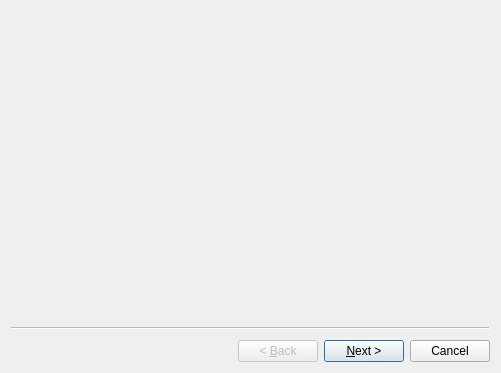
<?xml version="1.0" encoding="UTF-8"?>
<ui version="4.0">
 <class>librepcb::application::InitializeWorkspaceWizard</class>
 <widget class="QWizard" name="librepcb::application::InitializeWorkspaceWizard">
  <property name="geometry">
   <rect>
    <x>0</x>
    <y>0</y>
    <width>501</width>
    <height>373</height>
   </rect>
  </property>
  <property name="windowTitle">
   <string>Wizard</string>
  </property>
  <widget class="QWizardPage" name="wizardPage1"/>
  <widget class="QWizardPage" name="wizardPage2"/>
 </widget>
 <resources/>
 <connections/>
</ui>
